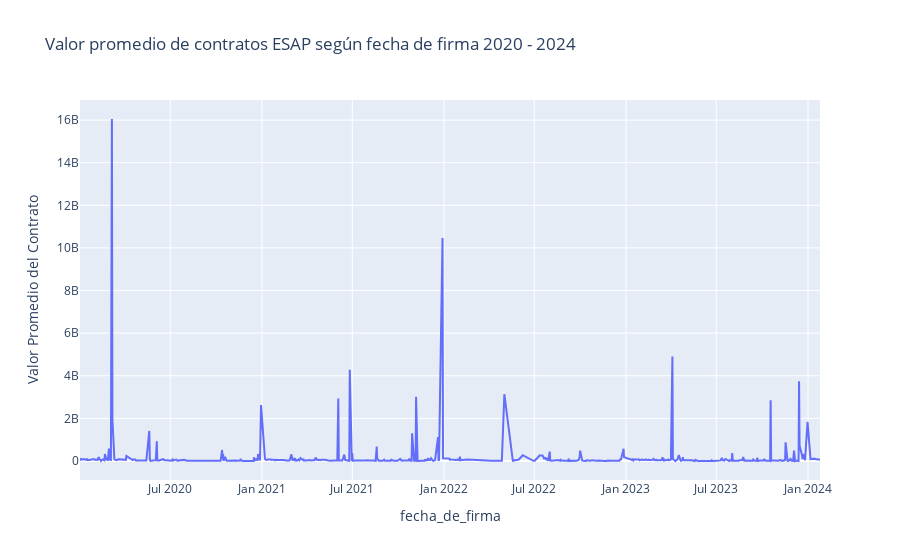

Notebook code for this chart:
### Code cell
# Asegurar que 'fecha_de_firma' es un tipo de dato datetime
secop['fecha_de_firma'] = pd.to_datetime(secop['fecha_de_firma'])

# Agrupar y calcular el valor promedio del contrato por fecha de firma
valor_promedio_fecha = secop.groupby('fecha_de_firma')['valor_del_contrato'].mean().reset_index()

# Crear el gráfico utilizando Plotly
fig = px.line(valor_promedio_fecha, x='fecha_de_firma', y='valor_del_contrato', 
              title='Valor promedio de contratos ESAP según fecha de firma 2020 - 2024',
              labels={'valor_del_contrato': 'Valor Promedio del Contrato'})

# Mostrar el gráfico
fig.show()

### Figure 1 — Plotly figure (JSON) as saved in the notebook; plotly's stock layout.template omitted (floating-point values rounded to 4 significant figures; data arrays with more than 128 entries replaced by an {"elided": "..."} marker saying what was removed)
{"data": [{"hovertemplate": "fecha_de_firma=%{x}<br>Valor Promedio del Contrato=%{y}<extra></extra>", "legendgroup": "", "line": {"color": "#636efa", "dash": "solid"}, "marker": {"symbol": "circle"}, "mode": "lines", "name": "", "orientation": "v", "showlegend": false, "type": "scatter", "x": {"elided": "734 str values"}, "xaxis": "x", "y": {"elided": "734 float values"}, "yaxis": "y"}], "layout": {"legend": {"tracegroupgap": 0}, "title": {"text": "Valor promedio de contratos ESAP según fecha de firma 2020 - 2024"}, "xaxis": {"anchor": "y", "domain": [0, 1], "title": {"text": "fecha_de_firma"}}, "yaxis": {"anchor": "x", "domain": [0, 1], "title": {"text": "Valor Promedio del Contrato"}}}}
